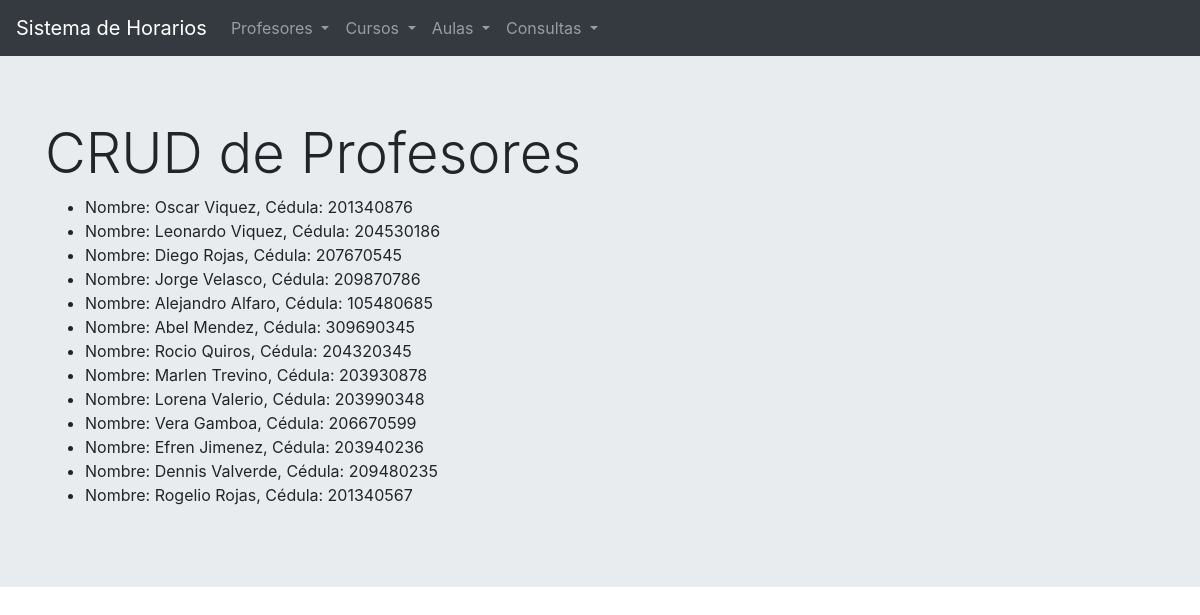
Page /profesores/home on the committed database.
### project/profesores/model.py (models this page shows, shortened)
class ProfesorSubject:
    def __repr__(self):
        pass

class Profesor(db.Model, ProfesorSubject):
    __tablename__ = 'profesores'
    _id = db.Column(db.Integer, primary_key=True)
    _cedula = db.Column(db.Integer, unique=True)
    _nombre = db.Column(db.Text)
    _disponibilidad = db.relationship('Disponibilidad', back_populates="_profesor", uselist=False, cascade="all, delete-orphan")
    _cursos = db.relationship('Curso', secondary=profesores_cursos, back_populates="_profesores")
    def __repr__(self):
        return f"Nombre: {self.getNombre()}, Cédula: {self.getCedula()}"
    def getCedula(self):
        return self._cedula
    def getNombre(self):
        return self._nombre

### project/profesores/views.py (the view)
@profesores_blueprint.route('/home')
def home():
    profes = Profesor.query.all()
    return render_template('profesores_home.html', profes=profes)

### project/profesores/templates/profesores/profesores_home.html
{% extends "base.html" %}
{% block content %}
<div class="jumbotron jumbotron-fluid">
  <div class="container">
    <h1 class="display-4">CRUD de Profesores</h1>
    <ul>
      {% for p in profes  %}
      <li>{{ p }}</li>
      {% endfor %}
    </ul>
  </div>
</div>
{% endblock %}

### project/templates/base.html (shortened to what this page needs)
<!DOCTYPE html>
<html lang="en">
<head>
  <link rel="stylesheet" href="https://stackpath.bootstrapcdn.com/bootstrap/4.5.0/css/bootstrap.min.css"
>
</head>
<body>
  <nav class="navbar navbar-expand-lg navbar-dark bg-dark">
    <a class="navbar-brand" href="{{ url_for('index') }}">Sistema de Horarios</a>
    <div class="collapse navbar-collapse" id="navbarNav">
      <ul class="navbar-nav">
        <li class="nav-item dropdown">
          <a class="nav-link dropdown-toggle" href="{{ url_for('profesores.home') }}" id="navbarDropdown" role="button"
            data-toggle="dropdown" aria-haspopup="true" aria-expanded="false">
            Profesores
          </a>
        </li>
        <li class="nav-item dropdown">
          <a class="nav-link dropdown-toggle" href="{{ url_for('cursos.home') }}" id="navbarDropdown" role="button"
            data-toggle="dropdown" aria-haspopup="true" aria-expanded="false">
            Cursos
          </a>
        </li>
        <li class="nav-item dropdown">
          <a class="nav-link dropdown-toggle" href="{{ url_for('aulas.home') }}" id="navbarDropdown" role="button"
            data-toggle="dropdown" aria-haspopup="true" aria-expanded="false">
            Aulas
          </a>
        </li>
        <li class="nav-item dropdown">
          <a class="nav-link dropdown-toggle" href="{{ url_for('consultas.consulta1') }}" id="navbarDropdown" role="button"
            data-toggle="dropdown" aria-haspopup="true" aria-expanded="false">
            Consultas
          </a>
        </li>
      </ul>
    </div>
  </nav>
  {% block content %}
  {% endblock %}
</body>
</html>

### rows in the picture
Profesor: _nombre+_cedula "Nombre: Oscar Viquez, Cédula: 201340876"
Profesor: _nombre+_cedula "Nombre: Leonardo Viquez, Cédula: 204530186"
Profesor: _nombre+_cedula "Nombre: Diego Rojas, Cédula: 207670545"
Profesor: _nombre+_cedula "Nombre: Jorge Velasco, Cédula: 209870786"
Profesor: _nombre+_cedula "Nombre: Alejandro Alfaro, Cédula: 105480685"
Profesor: _nombre+_cedula "Nombre: Abel Mendez, Cédula: 309690345"
Profesor: _nombre+_cedula "Nombre: Rocio Quiros, Cédula: 204320345"
Profesor: _nombre+_cedula "Nombre: Marlen Trevino, Cédula: 203930878"
Profesor: _nombre+_cedula "Nombre: Lorena Valerio, Cédula: 203990348"
Profesor: _nombre+_cedula "Nombre: Vera Gamboa, Cédula: 206670599"
Profesor: _nombre+_cedula "Nombre: Efren Jimenez, Cédula: 203940236"
Profesor: _nombre+_cedula "Nombre: Dennis Valverde, Cédula: 209480235"
Profesor: _nombre+_cedula "Nombre: Rogelio Rojas, Cédula: 201340567"
